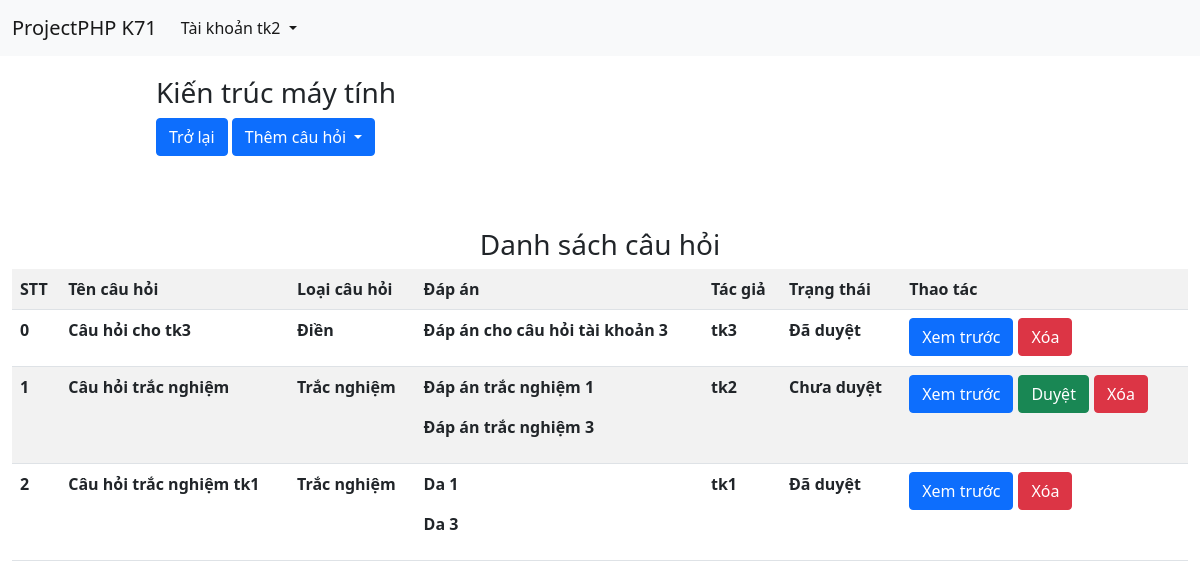
/src/bien_tap.php?courseId=1 (signed in), run on the app's committed database.
### tables this page shows
CREATE TABLE `user` (
  `id` int(11) NOT NULL AUTO_INCREMENT,
  `userName` varchar(100) DEFAULT NULL,
  `password` varchar(100) DEFAULT NULL,
  `firstName` varchar(50) DEFAULT NULL,
  `lastName` varchar(50) DEFAULT NULL,
  `role` char(10) DEFAULT 'USER',
  `date_of_birth` date DEFAULT NULL,
  `khoa_id` int(11) DEFAULT NULL,
  PRIMARY KEY (`id`),
  KEY `khoa_id` (`khoa_id`),
  CONSTRAINT `user_ibfk_1` FOREIGN KEY (`khoa_id`) REFERENCES `khoa` (`id`)
);

CREATE TABLE `question` (
  `id` int(11) NOT NULL AUTO_INCREMENT,
  `user_id` int(11) NOT NULL,
  `course_id` int(11) NOT NULL,
  `ques_type` varchar(50) DEFAULT NULL,
  `ques` text DEFAULT NULL,
  `imgpath` varchar(255) DEFAULT NULL,
  `state` varchar(30) DEFAULT 'Chưa duyệt',
  PRIMARY KEY (`id`),
  KEY `user_id` (`user_id`),
  KEY `course_id` (`course_id`),
  CONSTRAINT `question_ibfk_1` FOREIGN KEY (`user_id`) REFERENCES `user` (`id`),
  CONSTRAINT `question_ibfk_2` FOREIGN KEY (`course_id`) REFERENCES `course` (`id`)
);

CREATE TABLE `answer` (
  `id` int(11) NOT NULL AUTO_INCREMENT,
  `ques_id` int(11) DEFAULT NULL,
  `ans` text DEFAULT NULL,
  `isTrue` tinyint(1) DEFAULT NULL,
  `pos` int(11) DEFAULT NULL,
  PRIMARY KEY (`id`),
  KEY `ques_id` (`ques_id`),
  CONSTRAINT `answer_ibfk_1` FOREIGN KEY (`ques_id`) REFERENCES `question` (`id`)
);

### function.php (called while the page is built, shortened)
<?php
	include 'connectdb.php';
    function getByPredicate($tablename,$predicate){
        global $conn;
        $query="select * from $tablename where $predicate";
        $result=mysqli_query($conn,$query);
        if($result) return $result;
        return false;
    }
    function getById($tablename,$id){
        $result=getByPredicate($tablename,"id=$id");
        if($result) return mysqli_fetch_assoc($result);
        return false;
    }
    function getUserById($user_id){
        return getById("user",$user_id);
    }
    function getAnsByQuesId($quesId){
        $result= getByPredicate("Answer","ques_id=$quesId");
        $arr=Array();
        while($row=mysqli_fetch_assoc($result)){
            array_push($arr,$row);
        }
        return $arr;
    }
    function getAllQuestionByCourseId($courseId,$user_id=false) {
        $predicate="course_id=$courseId";
        $user=getUserById($user_id);
        $question=getByPredicate("Question",$predicate);
        $arr=Array();
        while($row=mysqli_fetch_assoc($question)){
            $answers=getAnsByQuesId($row["id"]);
            $user=getUserById($row['user_id']);
            $row["ans"]=$answers;
            $row["user"]=$user;
            array_push($arr,$row);
        }
        return $arr;
    }
?>

### src/bien_tap.php (the view, shortened to what this page needs)
<?php
    include '../function.php';
    include '../connectdb.php';
?>
<!DOCTYPE html>
<html lang="en">
<head>
	<link href="../css/bootstrap.min.css" rel="stylesheet">
</head>
<body>
    <?php
        include 'navbar.php';
    ?>
	<main style="min-height: 100vh; max-width: 100%;">
        <div id="action" style="margin: 20px 0 0 13%;">
            <p class="h3">
                <?php
                    if(isset($_GET["courseId"])){
                        $query="Select * from course where id=$_GET[courseId]";
                        $result=mysqli_query($conn,$query);
                        while($row=mysqli_fetch_assoc($result)){
                            print_r($row['name']);
                        }
                    }
                ?>
            </p>
            <a href="./khoa_hoc.php" class="btn btn-primary">Trở lại</a>
            <button type="button" class="btn btn-primary dropdown-toggle" data-bs-toggle="dropdown">
                Thêm câu hỏi
            </button>
        </div>
        <div class="d-flex flex-wrap flex-column align-items-center" style="padding: 1%;margin: 5% 0 0 0; ">
            <p class="h3">Danh sách câu hỏi</p>
            <form action="./bien_tap.php<?php echo"?courseId=$_GET[courseId]"?>" method="post">
                <table  class="table table-striped">
                    <tr>
                        <th>STT</th>
                        <th>Tên câu hỏi</th>
                        <th>Loại câu hỏi</th>
                        <th>Đáp án</th>
                        <th>Tác giả</th>
                        <th>Trạng thái</th>
                        <th>Thao tác</th>
                    </tr>
                    <?php
                        function actionRender($question){
                            $action="";
                            $action=$action."<button name='view' value='$question[id]' class='btn btn-primary'>Xem trước</button>";
                            if($_SESSION['role']=="ADMIN"){
                                if($question['state']=="Chưa duyệt"){
                                    $action=$action."<button name='duyet' value='$question[id]' class='btn btn-success'>Duyệt</button>";
                                }
                                $action=$action."<button name='delete' value='$question[id]' class='btn btn-danger'>Xóa</button>";
                            }
                            return "<div style='display:flex;flex-direction:row;' class='action-btns'>$action</div>";
                        }
                        $questions=getAllQuestionByCourseId($_GET['courseId'],$_SESSION['userid']);
                        for ($i=0; $i <count($questions) ; $i++) {
                            $answers=Array();
                            foreach ($questions[$i]['ans'] as $key => $answer) {
                                if($answer['isTrue']) array_push($answers,$answer);
                            }
                            echo "<tr>
                                    <th>$i</th>
                                    <th>".$questions[$i]['ques']."</th>
                                    <th>".$questions[$i]['ques_type']."</th>
                                    <th>".join(" ",array_map(function($ans){return "<p>$ans[ans]</p>"; },$answers))."</th>
                                    <th>".$questions[$i]['user']['userName']."</th>
                                    <th>".$questions[$i]['state']."</th>
                                    <th>".actionRender($questions[$i])."</th>
                                </tr>";
                        }
                    ?>
                </table>
            </form>
        </div>
	</main>
</body>
</html>

### src/navbar.php (shortened to what this page needs)
<nav class="navbar navbar-expand-lg navbar-light bg-light">
  <div class="container-fluid">
    <a class="navbar-brand" href="#">ProjectPHP K71</a>
    <div class="collapse navbar-collapse" id="navbarNavDropdown">
      <ul class="navbar-nav">
        <li class="nav-item dropdown">
          <a class="nav-link dropdown-toggle active" href="#" id="navbarDropdownMenuLink" role="button" data-bs-toggle="dropdown" aria-expanded="false">
             <?php
                $query="Select * from user where id='$_SESSION[userid]'";
                $result=mysqli_fetch_assoc(mysqli_query($conn,$query));
                echo "Tài khoản $result[userName]";
             ?>
          </a>
        </li>
      </ul>
    </div>
  </div>
</nav>

### src/bien_tap.php (style rules this page uses)
a { text-decoration: none; color: white; }
form { width: 100%; }
.action-btns button { margin-right: 5px; }

### data on the page
user: userName "tk2"
question: ques "Câu hỏi cho tk3", ques_type "Điền", state "Đã duyệt"
answer: ans "Đáp án cho câu hỏi tài khoản 3"
user: userName "tk3"
question: ques "Câu hỏi trắc nghiệm", ques_type "Trắc nghiệm", state "Chưa duyệt"
answer: ans "Đáp án trắc nghiệm 1"
answer: ans "Đáp án trắc nghiệm 3"
question: ques "Câu hỏi trắc nghiệm tk1", ques_type "Trắc nghiệm", state "Đã duyệt"
answer: ans "Da 1"
answer: ans "Da 3"
user: userName "tk1"
